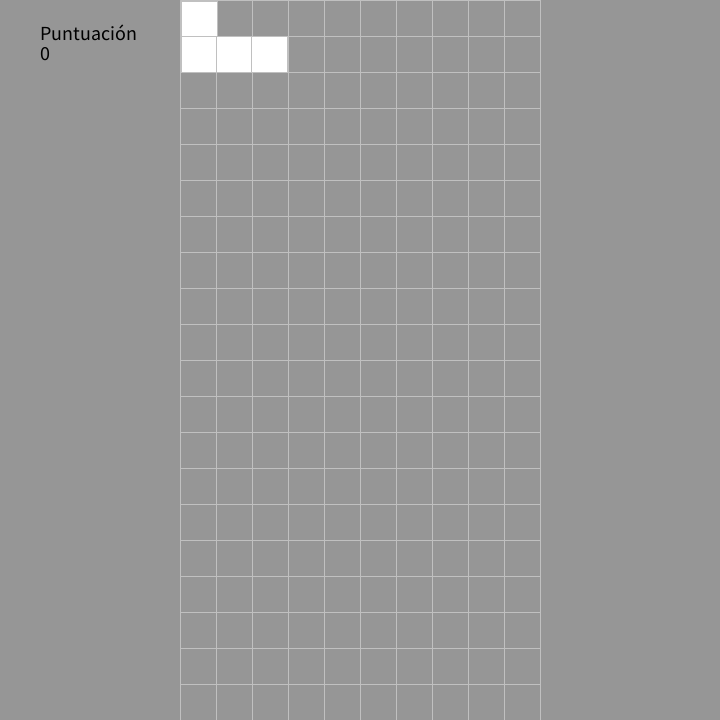
Frame 1 (no input)
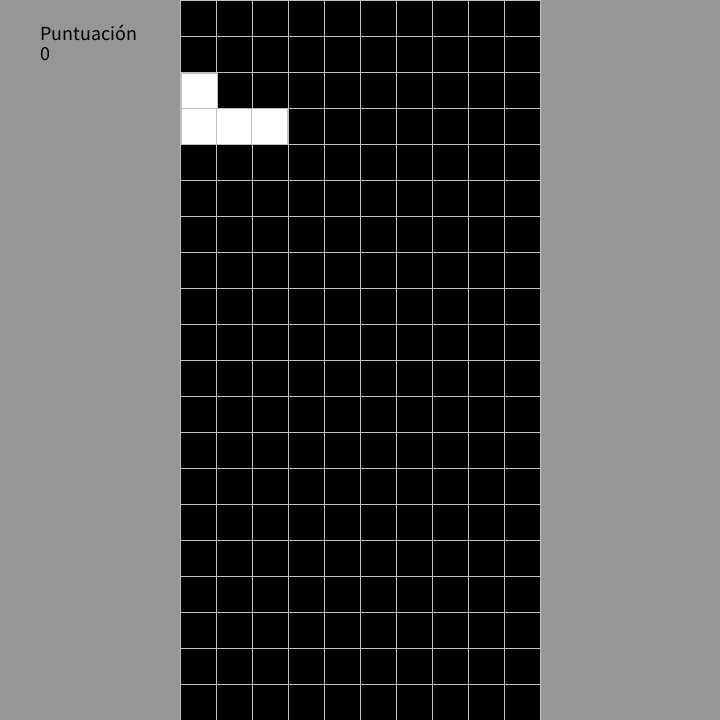
Frame 60 (the mouse pressed at the canvas centre just before this capture)
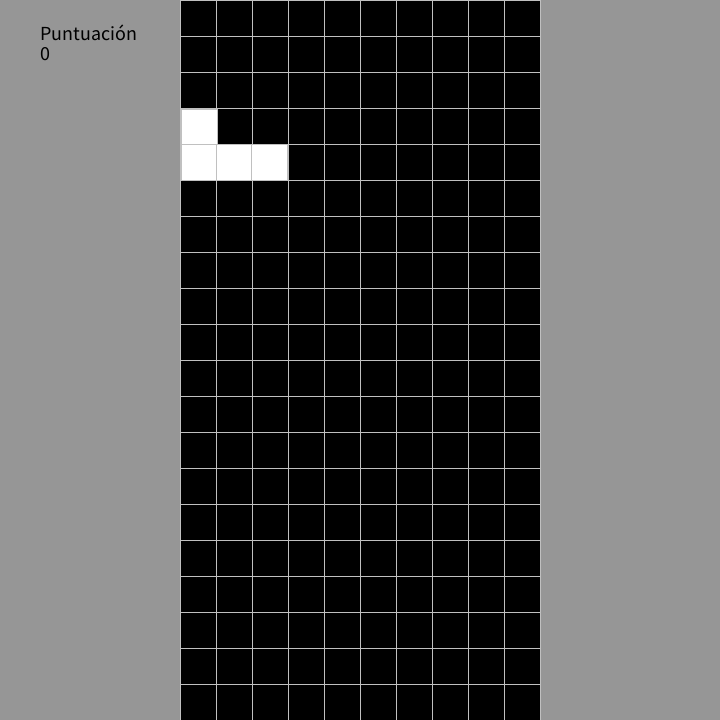
Frame 120 (the mouse held since frame 60 and released just before this capture)

The Processing sketch that drew these frames (run headless with seeded random() and noise(); from frame 60 on, the mouse is pressed at the canvas centre):

// Processing sketch: Tetris_no_objetos
// ── Tetris_no_objetos.pde
int M;
boolean fin = true;
int puntuacion;
int []posicionesx;
int []posicionesy;
int[] fllenas;
int cln;
int indp;
int [][][] colores;
int rc, gc, bc;
int rC = 0, gC = 0 , bC = 139;
int rI = 200, gI = 20 , bI = 60;
int rT = 139, gT = 69 , bT = 19;
int rL = 186;  
int gL = 85;   
int bL = 211;                           //Colores de cada uno de los tetronimos
int rOL = 255, gOL = 255 , bOL = 255;
int rS = 30, gS = 144 , bS = 255;
int rOS = 34, gOS = 139 , bOS = 34;
int rotaT = 2;
int limY,limY2;
float limX,limX2;
int crota,cfx,cfT;
color tColor;
int tRotation;
int cont,nivel;
int [] T = {464, 154, 184, 178};
int [] S = {180,408,180,408};
int [] OS = {306,240,306,240};          //Tetronimos dibujados en matrices 3x3, 2x2 y 4x4
int [] L = {480,402,120,294};
int [] OL = {312,420,456,150};
int [] I = {34952,61440,34952,61440};
int [] C = {15,15,15,15};
int r,g,b, orden;
int [] Forma;
int [] Forma2;
float cX = 181.7;
int cY = 1;
float bbX;
int bX;
int bY;
boolean max = true;
int tope = 0;
void setup(){
  size(720,720);
  posicionesx = new int[100];
  posicionesy = new int[100];
  colores = new int[10][20][3]; //Arreglo 3D para las colisiones
  fllenas = new int[20]; //Arreglo usado para analizar cuando una línea se llena
}

void draw(){
  if(fin == true){
    background(150);
    fondo();
    textSize(20);
    fill(0);
    text("Puntuación",40,40);
    text(str(puntuacion),40,60);
    M = width/20;
    nivel = 1;
    stroke(192,192,192);
    pabajo();
    azarF();
    for (int i = 5; i < 16; ++i) {
      line(180,(i-5)*M,(width-(width/4)),(i-5)*M);
      line(180,(i+6)*M,(width-(width/4)),(i+6)*M);  //Cuadrícula
      line(i*M,0,i*M,height);
    }
    drawT();
    azarF();
    drawT();
    esh();
    suelo();
    paredT();
    fill(255);
    for (int g = 0; g < 20; ++g) {
      filafull(g);
    }
    for (int r = 0; r < 20; ++r) {
      if(fllenas[r] != 0){
        limpieza(r);
        puntuacion = puntuacion + 100;
      }
    }
    bbX = (cX-181.7)/36;
    bX = int(bbX);
    if(cY == 1){
      bY = 0;
    }else{
      bY =(cY-1)/36;

    }
    gameover();
  }
}

void azarF(){     //Función que genera un tetronimo al azar
  if(max == true){
    cX = 181.7;
    tRotation = 0;
    cY = 1;
    bX = 0;
    bY = 0;
    orden = (int)random(7);
    switch(orden){
      case 0:
        Forma = C;
        r = rC;
        g = gC;
        b = bC;
        limY = 648;
        limY2 = 648;
        limX = 468.7;
        limX2 = 468.7;
        break;
    case 1:
        Forma = I;
        r = rI;
        g = gI;
        b = bI;
        limY = 684;
        limY2 = 576;
        limX = 504.7;
        limX2 = 396.7;
        break;
    case 2:
        Forma = T;
        r = rT;
        g = gT;
        b = bT;
        limY = 612;
        limY2 = 648;
        limX = 432.7;
        limX2 = 469.7;
        break;
    case 3:
        Forma = L;
        r = rL;
        g = gL;
        b = bL;
        limY = 612;
        limY2 = 648;
        limX = 432.7;
        limX2 = 468.7;
        break;
    case 4:
        Forma = OL;
        r = rOL;
        g = gOL;
        b = bOL;
        limY = 612;
        limY2 = 648;
        limX = 432.7;
        limX2 = 468.7;
        break;
    case 5:
        Forma = S;
        r = rS;
        g = gS;
        b = bS;
        limY = 648;
        limY2 = 612;
        limX = 468.7;
        limX2 = 432.7;
        break;
    case 6:
        Forma = OS;
        r = rOS;
        g = gOS;
        b = bOS;
        limY = 648;
        limY2 = 612;
        limX = 468.7;
        limX2 = 432.7;
        break;
    }
  }
  max = false;
  Forma2 = Forma;
}

void drawT() { //Función que dibuja el tetronimo
  push();
  fill(r,g,b);
  if(Forma == I){
    for (int i = 0; i <= 15; i++) {
      if ((Forma[tRotation] & (1 << 15 - i)) != 0) {
        rect(((i % 4) * 143 / 4) + cX, (((i / 4) | 0) * 143 / 4) + cY , (143 / 4), (143 / 4));
      }
    }
  }else if(Forma == C){
    for (int i = 0; i <= 3; i++) {
      if ((Forma[tRotation] & (1 << 3 - i)) != 0) {
        rect(((i % 2) * 70 / 2) + cX, (((i / 2) | 0) * 70 / 2) + cY , (70 / 2), (70 / 2));
      }
    }
  }
  else{
    for (int i = 0; i <= 8; i++) {
      if ((Forma[tRotation] & (1 << 8 - i)) != 0) {
        rect(((i % 3) * 105 / 3) + cX, (((i / 3) | 0) * 105 / 3) + cY , (110 / 3), (110 / 3));
      }
    }
  }
 pop();
}

void keyPressed() {     //Función para rotar y mover la figura (detectando límites)
  if (key == CODED) {
    if (keyCode == UP) {
      if(Forma ==T){
        if(tRotation == 1){
          mover("DER");
        }
      }
      if(Forma != C){
        if(Forma == I){
          if(cfx == 1){
            if(cX >= 433.7){
              mover("IZQ");
              mover("IZQ");
              mover("IZQ");
            }
          }
          if(cfx == 0){
            if(cY > limY2){
              cY = limY2;
              tope = 1;
            }
            if(cX > limX){
              mover("IZQ");
            }
          }
        }else{
          if(cfx == 0){
            if(cX > limX){
              mover("IZQ");
            }
          }
          if(cfx == 1){
            if(cX > limX2){
              mover("IZQ");
            }
          }
        }
        tRotation ++;
        if(Forma == T){
          rotaT++;
        }
        crota++;
      }
    }
    tRotation = tRotation < 0 ? 3 : tRotation % 4;
  }
  if(keyCode == RIGHT){
    mover("DER");
    hitbox(bX,bY);
  }
  if(keyCode == LEFT){
    mover("IZQ");
    hitbox(bX,bY);
  }
  if(keyCode == DOWN){
    mover("DOWN");
    puntuacion = puntuacion + 1;
    hitbox(bX,bY);
  }
}

void mover(String dir){          //Función para mover la figura
  if(limite(dir)){
    if(dir == "DER"){
      cX = cX+36;
    }
    if(dir == "IZQ"){
      cX = cX-36;
    }
    if(dir == "DOWN"){
      cY = cY + 36;
    }
  }
}


boolean limite(String dir){         //Función para detectar límites y evitar que la figura se salga del tablero
  switch(dir){
    case "DER":
      if(Forma ==T){
        if(cfT ==0){
          if(tRotation == 1){
            if(cX > 397.7){
              return false;
            }
          }else if(tRotation != 1){
            if(cX > 397.7){
              return false;
            }
          }else{
            if(cX >limX2){
              return false;
            }
          }
        }else{
          if(cX>limX){
            return false;
          }
        }
      }else{
        if(cfx ==0){
          if(cX >limX2){
            return false;
          }
        }else{
          if(cX>limX){
            return false;
          }
        }
      }
      break;
    case "IZQ":
      if(Forma == T){
        if(tRotation == 1){
          if(cX < 181.7){
            return false;
          }
        }else if(tRotation != 1){
          if(cX < 217.7){
            return false;
          }
        }
      }else{
        if(cX<216.7){
          return false;
        }
        break;
      }
    case "DOWN":
      if(cfx == 0){
        if(cY>limY){
          return false;
        }
      }else{
        if(cY>limY2){
          return false;
        }
      }
      break;
  }
  return true;
}

void suelo(){         //Función que detecta cuando el tetronimo cae al suelo
  if((Forma != S) & Forma != OS){
    if(cfx ==0){
      if(cY >= limY){
        tope = 1;
        max = true;
        posicionesx[indp] = bX;
        posicionesy[indp] = bY;
        imprime(bX,bY);
        indp++;
      }
    }else{
      if(cY >= limY2){
        tope = 1;
        max = true;
        posicionesx[indp] = bX;
        posicionesy[indp] = bY;
        imprime(bX,bY);
        indp++;
      }
    }
  }else{
    if(cfx ==1){
      if(cY >= limY2){
        tope = 1;
        max = true;
        posicionesx[indp] = bX;
        posicionesy[indp] = bY;
        imprime(bX,bY);
        indp++;
      }
    }else{
      if(cY >= limY){
        tope = 1;
        max = true;
        posicionesx[indp] = bX;
        posicionesy[indp] = bY;
        imprime(bX,bY);
        indp++;
      }
    }
  }
}
void pabajo(){          //Función que mueve el tetronimo hacia abajo cada cierto tiempo
  if(max == false){
    if(cont%(55-nivel) == 0){
      mover("DOWN");
      hitbox(bX,bY);
    }
    cont++;
  }
}

boolean esh(){     //Función que sirve para determinar si algunos tetronimos están posicionados vertical u horizontalmente
  if(Forma != T){
    if(crota % 2 == 0){
      cfx = 1;
      return true;
    }
    cfx = 0;
    return false;
  }else{
    if(rotaT % 4==0){
      cfx = 1;
      return true;
    }
    cfx = 0;
    return false;
  }  
}

boolean paredT(){        //Función para detectar la pared cuando el tetronimo es la T
  if((rotaT-1) % 4 ==0){
    cfT = 1;
    return true;
  }
  cfT = 0;
  return false;
}

void fondo(){         //Creación del arreglo 3D
  for (int i = 0; i < 10; ++i) {
    for (int j = 0; j < 20; ++j) {
      rc = colores[i][j][0];
      gc = colores[i][j][1];
      bc = colores[i][j][2];
      fill(rc,gc,bc);
      rect((i*M)+180,j*M,M,M);
    
    }            
  }
}
void imprime(int x,int y){ //Función que imprime el tetronimo al tocar el suelo
  y = y + 1;
  if(Forma == L){
    if(tRotation == 0){
      colores[x][y][0] = rL;
      colores[x][y][1] = gL;
      colores[x][y][2] = bL;
      colores[x+1][y][0] = rL;
      colores[x+1][y][1] = gL;
      colores[x+1][y][2] = bL;
      colores[x+2][y][0] = rL;
      colores[x+2][y][1] = gL;
      colores[x+2][y][2] = bL;
      colores[x][y+1][0] = rL;
      colores[x][y+1][1] = gL;
      colores[x][y+1][2] = bL;
    }else if(tRotation == 1){
      colores[x][y][0] = rL;
      colores[x][y][1] = gL;
      colores[x][y][2] = bL;
      colores[x+1][y][0] = rL;
      colores[x+1][y][1] = gL;
      colores[x+1][y][2] = bL;
      colores[x+1][y+1][0] = rL;
      colores[x+1][y+1][1] = gL;
      colores[x+1][y+1][2] = bL;
      colores[x+1][y+2][0] = rL;
      colores[x+1][y+2][1] = gL;
      colores[x+1][y+2][2] = bL;
    }else if(tRotation == 2){
      colores[x][y+1][0] = rL;
      colores[x][y+1][1] = gL;
      colores[x][y+1][2] = bL;
      colores[x+1][y+1][0] = rL;
      colores[x+1][y+1][1] = gL;
      colores[x+1][y+1][2] = bL;
      colores[x+2][y+1][0] = rL;
      colores[x+2][y+1][1] = gL;
      colores[x+2][y+1][2] = bL;
      colores[x+2][y][0] = rL;
      colores[x+2][y][1] = gL;
      colores[x+2][y][2] = bL;
    }else{
      colores[x][y][0] = rL;
      colores[x][y][1] = gL;
      colores[x][y][2] = bL;
      colores[x][y+1][0] = rL;
      colores[x][y+1][1] = gL;
      colores[x][y+1][2] = bL;
      colores[x][y+2][0] = rL;
      colores[x][y+2][1] = gL;
      colores[x][y+2][2] = bL;
      colores[x+1][y+2][0] = rL;
      colores[x+1][y+2][1] = gL;
      colores[x+1][y+2][2] = bL;
    }
  }else if(Forma == OL){
    if(tRotation == 0){
      rect(cX,cY,36,36);
      colores[x][y][0] = rOL;
      colores[x][y][1] = gOL;
      colores[x][y][2] = bOL;
      colores[x][y+1][0] = rOL;
      colores[x][y+1][1] = gOL;
      colores[x][y+1][2] = bOL;
      colores[x+1][y+1][0] = rOL;
      colores[x+1][y+1][1] = gOL;
      colores[x+1][y+1][2] = bOL;
      colores[x+2][y+1][0] = rOL;
      colores[x+2][y+1][1] = gOL;
      colores[x+2][y+1][2] = bOL;
    }else if(tRotation == 1){
      colores[x][y][0] = rOL;
      colores[x][y][1] = gOL;
      colores[x][y][2] = bOL;
      colores[x+1][y][0] = rOL;
      colores[x+1][y][1] = gOL;
      colores[x+1][y][2] = bOL;
      colores[x][y+1][0] = rOL;
      colores[x][y+1][1] = gOL;
      colores[x][y+1][2] = bOL;
      colores[x][y+2][0] = rOL;
      colores[x][y+2][1] = gOL;
      colores[x][y+2][2] = bOL;
    }else if(tRotation == 2){
      colores[x][y][0] = rOL;
      colores[x][y][1] = gOL;
      colores[x][y][2] = bOL;
      colores[x+1][y][0] = rOL;
      colores[x+1][y][1] = gOL;
      colores[x+1][y][2] = bOL;
      colores[x+2][y][0] = rOL;
      colores[x+2][y][1] = gOL;
      colores[x+2][y][2] = bOL;
      colores[x+2][y+1][0] = rOL;
      colores[x+2][y+1][1] = gOL;
      colores[x+2][y+1][2] = bOL;
    }else{
      colores[x][y+2][0] = rOL;
      colores[x][y+2][1] = gOL;
      colores[x][y+2][2] = bOL;
      colores[x+1][y+2][0] = rOL;
      colores[x+1][y+2][1] = gOL;
      colores[x+1][y+2][2] = bOL;
      colores[x+1][y+1][0] = rOL;
      colores[x+1][y+1][1] = gOL;
      colores[x+1][y+1][2] = bOL;
      colores[x+1][y][0] = rOL;
      colores[x+1][y][1] = gOL;
      colores[x+1][y][2] = bOL;
    }

  }else if(Forma ==S){
    if(tRotation == 0 || tRotation == 2){
      colores[x][y+1][0] = rS;
      colores[x][y+1][1] = gS;
      colores[x][y+1][2] = bS;
      colores[x][y+2][0] = rS;
      colores[x][y+2][1] = gS;
      colores[x][y+2][2] = bS;
      colores[x+1][y][0] = rS;
      colores[x+1][y][1] = gS;
      colores[x+1][y][2] = bS;
      colores[x+1][y+1][0] = rS;
      colores[x+1][y+1][1] = gS;
      colores[x+1][y+1][2] = bS;
    }else{
      colores[x][y][0] = rS;
      colores[x][y][1] = gS;
      colores[x][y][2] = bS;
      colores[x+1][y][0] = rS;
      colores[x+1][y][1] = gS;
      colores[x+1][y][2] = bS;
      colores[x+1][y+1][0] = rS;
      colores[x+1][y+1][1] = gS;
      colores[x+1][y+1][2] = bS;
      colores[x+2][y+1][0] = rS;
      colores[x+2][y+1][1] = gS;
      colores[x+2][y+1][2] = bS;
    }
  }else if(Forma ==OS){
    if(tRotation == 0 || tRotation == 2){
      colores[x][y][0] = rOS;
      colores[x][y][1] = gOS;
      colores[x][y][2] = bOS;
      colores[x][y+1][0] = rOS;
      colores[x][y+1][1] = gOS;
      colores[x][y+1][2] = bOS;
      colores[x+1][y+1][0] = rOS;
      colores[x+1][y+1][1] = gOS;
      colores[x+1][y+1][2] = bOS;
      colores[x+1][y+2][0] = rOS;
      colores[x+1][y+2][1] = gOS;
      colores[x+1][y+2][2] = bOS;
    }else{
      colores[x][y+1][0] = rOS;
      colores[x][y+1][1] = gOS;
      colores[x][y+1][2] = bOS;
      colores[x+1][y+1][0] = rOS;
      colores[x+1][y+1][1] = gOS;
      colores[x+1][y+1][2] = bOS;
      colores[x+1][y][0] = rOS;
      colores[x+1][y][1] = gOS;
      colores[x+1][y][2] = bOS;
      colores[x+2][y][0] = rOS;
      colores[x+2][y][1] = gOS;
      colores[x+2][y][2] = bOS;
    }
  }else if(Forma == I){
    if(tRotation == 0 || tRotation == 2){
      colores[x][y][0] = rI;
      colores[x][y][1] = gI;
      colores[x][y][2] = bI;
      colores[x][y+1][0] = rI;
      colores[x][y+1][1] = gI;
      colores[x][y+1][2] = bI;
      colores[x][y+2][0] = rI;
      colores[x][y+2][1] = gI;
      colores[x][y+2][2] = bI;
      colores[x][y+3][0] = rI;
      colores[x][y+3][1] = gI;
      colores[x][y+3][2] = bI;
    }else{
      colores[x][y][0] = rI;
      colores[x][y][1] = gI;
      colores[x][y][2] = bI;
      colores[x+1][y][0] = rI;
      colores[x+1][y][1] = gI;
      colores[x+1][y][2] = bI;
      colores[x+2][y][0] = rI;
      colores[x+2][y][1] = gI;
      colores[x+2][y][2] = bI;
      colores[x+3][y][0] = rI;
      colores[x+3][y][1] = gI;
      colores[x+3][y][2] = bI;
    }
  }else if(Forma == T){
    if(tRotation == 0){
      colores[x][y+1][0] = rT;
      colores[x][y+1][1] = gT;
      colores[x][y+1][2] = bT;
      colores[x+1][y+1][0] = rT;
      colores[x+1][y+1][1] = gT;
      colores[x+1][y+1][2] = bT;
      colores[x+1][y+2][0] = rT;
      colores[x+1][y+2][1] = gT;
      colores[x+1][y+2][2] = bT;
      colores[x+2][y+1][0] = rT;
      colores[x+2][y+1][1] = gT;
      colores[x+2][y+1][2] = bT;
    }else if(tRotation == 1){
      colores[x+1][y][0] = rT;
      colores[x+1][y][1] = gT;
      colores[x+1][y][2] = bT;
      colores[x+1][y+1][0] = rT;
      colores[x+1][y+1][1] = gT;
      colores[x+1][y+1][2] = bT;
      colores[x+1][y+2][0] = rT;
      colores[x+1][y+2][1] = gT;
      colores[x+1][y+2][2] = bT;
      colores[x+2][y+1][0] = rT;
      colores[x+2][y+1][1] = gT;
      colores[x+2][y+1][2] = bT;
    }else if(tRotation == 2){
      colores[x+1][y][0] = rT;
      colores[x+1][y][1] = gT;
      colores[x+1][y][2] = bT;
      colores[x+1][y+1][0] = rT;
      colores[x+1][y+1][1] = gT;
      colores[x+1][y+1][2] = bT;
      colores[x][y+1][0] = rT;
      colores[x][y+1][1] = gT;
      colores[x][y+1][2] = bT;
      colores[x+2][y+1][0] = rT;
      colores[x+2][y+1][1] = gT;
      colores[x+2][y+1][2] = bT;
    }else{
      colores[x+1][y][0] = rT;
      colores[x+1][y][1] = gT;
      colores[x+1][y][2] = bT;
      colores[x+1][y+1][0] = rT;
      colores[x+1][y+1][1] = gT;
      colores[x+1][y+1][2] = bT;
      colores[x][y+1][0] = rT;
      colores[x][y+1][1] = gT;
      colores[x][y+1][2] = bT;
      colores[x+1][y+2][0] = rT;
      colores[x+1][y+2][1] = gT;
      colores[x+1][y+2][2] = bT;
    }
  }else{
    colores[x][y][0] = rC;
    colores[x][y][1] = gC;
    colores[x][y][2] = bC;
    colores[x+1][y][0] = rC;
    colores[x+1][y][1] = gC;
    colores[x+1][y][2] = bC;
    colores[x][y+1][0] = rC;
    colores[x][y+1][1] = gC;
    colores[x][y+1][2] = bC;
    colores[x+1][y+1][0] = rC;
    colores[x+1][y+1][1] = gC;
    colores[x+1][y+1][2] = bC;
  }
  crota = 0;
  rotaT = 2;
}




void hitbox(int x,int y){   //Función que imprime el tetronimo cuando detecta a otra figura debajo
  if(max == false){
    if(Forma == L){
      if(tRotation == 0){
        if(bY < 18){
          if((colores[x][y+2][0] != 0 || colores[x][y+2][1] != 0 || colores[x][y+2][2] != 0) || (colores[x+1][y+1][0] != 0 || colores[x+1][y+1][1] != 0 || colores[x+1][y+1][2] != 0) || (colores[x+2][y+1][0] != 0 || colores[x+2][y+1][1] != 0 || colores[x+2][y+1][2] != 0)){
            max = true;
            posicionesx[indp] = bX;
            posicionesy[indp] = bY;
            imprime(bX,bY-1);
            indp++;
          }
        }
      }else if(tRotation == 1){
        if(bY< 17){
          if((colores[x+1][y+3][0] != 0 || colores[x+1][y+3][1] != 0 || colores[x+1][y+3][2] != 0) || (colores[x][y+1][0] != 0 || colores[x][y+1][1] != 0 || colores[x][y+1][2] != 0)){
            max = true;
            posicionesx[indp] = bX;
            posicionesy[indp] = bY;
            imprime(bX,bY-1);
            indp++;
          }
        }
      }else if(tRotation == 2){
        if(bY<18){
          if((colores[x][y+2][0] != 0 || colores[x][y+2][1] != 0 || colores[x][y+2][2] != 0) || (colores[x+1][y+2][0] != 0 || colores[x+1][y+2][1] != 0 || colores[x+1][y+2][2] != 0) || (colores[x+2][y+2][0] != 0 || colores[x+2][y+2][1] != 0 || colores[x+2][y+2][2] != 0)){
            max = true;
            posicionesx[indp] = bX;
            posicionesy[indp] = bY;
            imprime(bX,bY-1);
            indp++;
          }
        }
        
      }else{
        if(bY<17){
          if((colores[x][y+3][0] != 0 || colores[x][y+3][1] != 0 || colores[x][y+3][2] != 0) || (colores[x+1][y+3][0] != 0 || colores[x+1][y+3][1] != 0 || colores[x+1][y+3][2] != 0)){
            max = true;
            posicionesx[indp] = bX;
            posicionesy[indp] = bY;
            imprime(bX,bY-1);
            indp++;
          }
        }
      }
    }else if(Forma == OL){
      if(tRotation == 0){
        if(bY < 17){
          if(colores[x][y+3][0] != 0 || colores[x][y+3][1] != 0 || colores[x][y+3][2] != 0){
            max = true;
            posicionesx[indp] = bX;
            posicionesy[indp] = bY;
            imprime(bX,bY);
            indp++;

          }else if((colores[x+1][y+2][0] != 0 || colores[x+1][y+2][1] != 0 || colores[x+1][y+2][2] != 0) || (colores[x+2][y+1][0] != 0 || colores[x+2][y+2][1] != 0 || colores[x+2][y+2][2] != 0)){
            max = true;
            posicionesx[indp] = bX;
            posicionesy[indp] = bY;
            imprime(bX,bY-1);
            indp++;
          }
        }
      }else if(tRotation == 1){
        if(bY< 17){
          if((colores[x][y+3][0] != 0 || colores[x][y+3][1] != 0 || colores[x][y+3][2] != 0) || (colores[x+1][y+1][0] != 0 || colores[x+1][y+1][1] != 0 || colores[x+1][y+1][2] != 0)){
            max = true;
            posicionesx[indp] = bX;
            posicionesy[indp] = bY;
            imprime(bX,bY-1);
            indp++;
          }
        }
      }else if(tRotation == 2){
        if(bY<18){
          if((colores[x][y+1][0] != 0 || colores[x][y+1][1] != 0 || colores[x][y+1][2] != 0) || (colores[x+1][y+1][0] != 0 || colores[x+1][y+1][1] != 0 || colores[x+1][y+1][2] != 0) || (colores[x+2][y+2][0] != 0 || colores[x+2][y+2][1] != 0 || colores[x+2][y+2][2] != 0)){
            max = true;
            posicionesx[indp] = bX;
            posicionesy[indp] = bY;
            imprime(bX,bY-1);
            indp++;
          }
        }
        
      }else{
        if(bY<17){
          if((colores[x][y+3][0] != 0 || colores[x][y+3][1] != 0 || colores[x][y+3][2] != 0) || (colores[x+1][y+3][0] != 0 || colores[x+1][y+3][1] != 0 || colores[x+1][y+3][2] != 0)){
            max = true;
            posicionesx[indp] = bX;
            posicionesy[indp] = bY;
            imprime(bX,bY-1);
            indp++;
          }

        }
      }

    }else if(Forma ==S){
      if(tRotation == 0 || tRotation == 2){
        if(bY <17){
          if((colores[x][y+3][0] != 0 || colores[x][y+3][1] != 0 || colores[x][y+3][2] != 0) || (colores[x+1][y+2][0] != 0 || colores[x+1][y+2][1] != 0 || colores[x+1][y+2][2] != 0)){
            max = true;
            posicionesx[indp] = bX;
            posicionesy[indp] = bY;
            imprime(bX,bY-1);
            indp++;
          }
        }
      }else{
        if(bY < 18){
          if((colores[x][y+1][0] != 0 || colores[x][y+1][1] != 0 || colores[x][y+1][2] != 0) || (colores[x+1][y+2][0] != 0 || colores[x+1][y+2][1] != 0 || colores[x+1][y+2][2] != 0) || (colores[x+2][y+2][0] != 0 || colores[x+2][y+2][1] != 0 || colores[x+2][y+2][2] != 0)){
            max = true;
            posicionesx[indp] = bX;
            posicionesy[indp] = bY;
            imprime(bX,bY-1);
            indp++;
          }
        }
      }
    }else if(Forma ==OS){
      if(tRotation == 0 || tRotation == 2){
        if(bY <17){
          if((colores[x][y+2][0] != 0 || colores[x][y+2][1] != 0 || colores[x][y+2][2] != 0) || (colores[x+1][y+3][0] != 0 || colores[x+1][y+2][1] != 0 || colores[x+1][y+2][2] != 0)){
            max = true;
            posicionesx[indp] = bX;
            posicionesy[indp] = bY;
            imprime(bX,bY-1);
            indp++;
          }
        }
      }else{
        if(bY < 18){
          if((colores[x][y+2][0] != 0 || colores[x][y+2][1] != 0 || colores[x][y+2][2] != 0) || (colores[x+1][y+2][0] != 0 || colores[x+1][y+2][1] != 0 || colores[x+1][y+2][2] != 0) || (colores[x+2][y+1][0] != 0 || colores[x+2][y+1][1] != 0 || colores[x+2][y+1][2] != 0)){
            max = true;
            posicionesx[indp] = bX;
            posicionesy[indp] = bY;
            imprime(bX,bY-1);
            indp++;
          }
        }
      }
    }else if(Forma == I){
      if(tRotation == 0 || tRotation == 2){
        if(bY <19){
          if(colores[x][y+4][0] != 0 || colores[x][y+4][1] != 0 || colores[x][y+4][2] != 0){
            max = true;
            posicionesx[indp] = bX;
            posicionesy[indp] = bY;
            imprime(bX,bY-1);
            indp++;
          }
        }
      }else{
        if(bY <18){
          if((colores[x][y+1][0] != 0 || colores[x][y+1][1] != 0 || colores[x][y+1][2] != 0) || (colores[x+1][y+1][0] != 0 || colores[x+1][y+1][1] != 0 || colores[x+1][y+1][2] != 0) || (colores[x+2][y+1][0] != 0 || colores[x+2][y+1][1] != 0 || colores[x+2][y+1][2] != 0) || (colores[x+3][y+1][0] != 0 || colores[x+3][y+1][1] != 0 || colores[x+3][y+1][2] != 0)){
            max = true;
            posicionesx[indp] = bX;
            posicionesy[indp] = bY;
            imprime(bX,bY-1);
            indp++;
          }
        }
      }
    }else if(Forma == T){
      if(tRotation == 0){
        if(bY<18){
          if((colores[x][y+1][0] != 0 || colores[x][y+1][1] != 0 || colores[x][y+1][2] != 0) || (colores[x+1][y+2][0] != 0 || colores[x+1][y+2][1] != 0 || colores[x+1][y+2][2] != 0) || (colores[x+2][y+1][0] != 0 || colores[x+2][y+1][1] != 0 || colores[x+2][y+1][2] != 0)){
            max = true;
            posicionesx[indp] = bX;
            posicionesy[indp] = bY;
            imprime(bX,bY-2);
            indp++;
          }
        }
      }else if(tRotation == 1){
        if(bY < 18){
          if((colores[x+1][y+3][0] != 0 || colores[x+1][y+3][1] != 0 || colores[x+1][y+3][2] != 0) || (colores[x+2][y+2][0] != 0 || colores[x+2][y+2][1] != 0 || colores[x+1][y+2][2] != 0)){
            max = true;
            posicionesx[indp] = bX;
            posicionesy[indp] = bY;
            imprime(bX,bY-1);
            indp++;
          }
        }
      }else if(tRotation == 2){
        if(bY<19){
          if((colores[x][y+2][0] != 0 || colores[x][y+2][1] != 0 || colores[x][y+2][2] != 0) || (colores[x+1][y+2][0] != 0 || colores[x+1][y+2][1] != 0 || colores[x+1][y+2][2] != 0) || (colores[x+2][y+2][0] != 0 || colores[x+2][y+2][1] != 0 || colores[x+2][y+2][2] != 0)){
            max = true;
            posicionesx[indp] = bX;
            posicionesy[indp] = bY;
            imprime(bX,bY-1);
            indp++;
          }
        }
      }else{
        if(bY < 18){
          if((colores[x][y+2][0] != 0 || colores[x][y+2][1] != 0 || colores[x][y+2][2] != 0) || (colores[x+1][y+3][0] != 0 || colores[x+1][y+3][1] != 0 || colores[x+1][y+3][2] != 0)){
            max = true;
            posicionesx[indp] = bX;
            posicionesy[indp] = bY;
            imprime(bX,bY-1);
            indp++;
          }
        }
      }
    }else{
      if(bY < 18){
        if((colores[x][y+2][0] != 0 || colores[x][y+2][1] != 0 || colores[x][y+2][2] != 0) || (colores[x+1][y+2][0] != 0 || colores[x+1][y+2][1] != 0 || colores[x+1][y+2][2] != 0)){
          max = true;
          posicionesx[indp] = bX;
          posicionesy[indp] = bY;
          imprime(bX,bY-1);
          indp++;
        }  
      }
    }
  }
}

void limpieza(int yei){   //Función que limpia líneas completas al estar llenas
  for (int i = 0; i < 10; ++i) {
    colores[i][yei][0] = 0;
    colores[i][yei][1] = 0;
    colores[i][yei][2] = 0;
  }
  for (int j = yei; j > 1; --j){
    for (int i = 0; i < 10; ++i) {
      colores[i][j][0] = colores[i][j-1][0];
      colores[i][j][1] = colores[i][j-1][1];
      colores[i][j][2] = colores[i][j-1][2];
    }
  }
}

boolean filafull(int fila){  //booleano útil para determinar si una fila está llena o no
  if(colores[0][fila][2] != 0 && colores[1][fila][2] != 0 && colores[2][fila][2] != 0 && colores[3][fila][2] != 0 && colores[4][fila][2] != 0 && colores[5][fila][2] != 0 && colores[6][fila][2] != 0 && colores[7][fila][2] != 0 && colores[8][fila][2] != 0 && colores[9][fila][2] != 0){
    fllenas[fila] = 1;
    return true;
  }
  fllenas[fila] = 0;
  return false;
}

void gameover(){ //Función que se ejecuta una vez termina el juego (No se permite la generación de más fichas)
  if(colores[0][0][2] != 0 || colores[1][0][2] != 0 || colores[2][0][2] != 0 || colores[3][0][2] != 0 || colores[4][0][2] != 0 || colores[5][0][2] != 0 || colores[6][0][2] != 0 || colores[7][0][2] != 0 || colores[8][0][2] != 0 || colores[9][0][2] != 0){
    fin = false;
    background(255);
    textSize(80);
    stroke(135);
    fill(0);
    text("Game Over",150,360);
    textSize(60);
    text("Puntuación =  "+str(puntuacion),120,420);
  }
}
